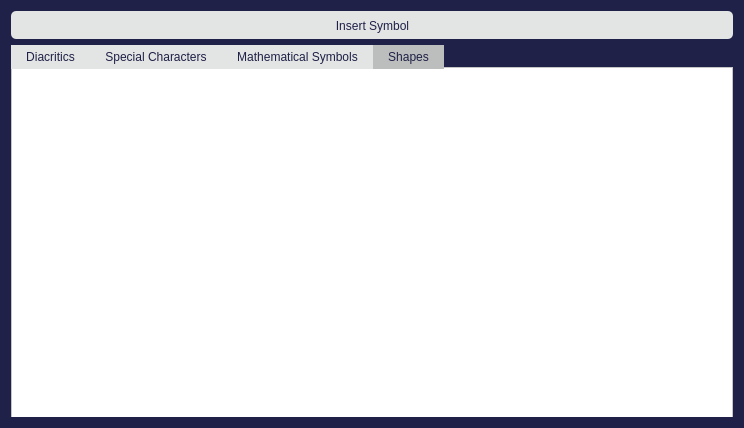
<?xml version="1.0" encoding="UTF-8"?>
<ui version="4.0">
 <class>SymbolsView</class>
 <widget class="QDialog" name="SymbolsView">
  <property name="geometry">
   <rect>
    <x>0</x>
    <y>0</y>
    <width>744</width>
    <height>428</height>
   </rect>
  </property>
  <property name="windowTitle">
   <string>Dialog</string>
  </property>
  <property name="styleSheet">
   <string notr="true">font: 11pt &quot;Work Sans&quot;;
background-color: rgb(32, 33, 72);</string>
  </property>
  <layout class="QVBoxLayout" name="verticalLayout_4">
   <item>
    <widget class="QPushButton" name="copyButton">
     <property name="styleSheet">
      <string notr="true">QPushButton{background-color:rgb(227, 228, 228);border:0px; color: rgb(32, 33, 72); height:26.96px; width: 113.5px; padding-top:1px; border-radius:4.8px; padding-left:1.3px; selection-color: rgb(32, 33, 72); selection-background-color: rgb(136, 138, 133);
} QPushButton:checked{background-color: rgb(136, 138, 133);} QPushButton:pressed {background-color: rgb(136, 138, 133);}</string>
     </property>
     <property name="text">
      <string>Insert Symbol</string>
     </property>
    </widget>
   </item>
   <item>
    <widget class="QTabWidget" name="tabWidget">
     <property name="styleSheet">
      <string notr="true">QTabBar::tab {
	border-radius: 0px;
	padding: 5px 15px;
	color: #1F2046;

}

QTabBar::tab:selected {
	background-color: #BCBDBD;
}

QTabBar::tab:!selected {
	background-color: #E3E4E4;
}

QTabWidget::pane {
	top: -1px;
	bottom: 0px;
	border: 0px solid #BCBDBD;
	padding: 0px;
	margin: -10px -9px -10px -9px;
}
QGraphicsView{background-color:white;}
QScrollBar:vertical { 
                                                border: none;
                                                background: white;
                                                width: 9.81px;
                                            }
QScrollBar::handle:vertical { 
                                                background-color:  rgba(1, 22, 51, 0.5);
                                                min-height: 273.41px;
														border: 0px solid red; 
														border-radius:4.905px;
														
                                            }
QScrollBar::add-line:vertical {       
                            height: 0px;
                            subcontrol-position: bottom; 
                            subcontrol-origin: margin; 
								
                        } 
QScrollBar::sub-line:vertical { 
                            height: 0 px; 
                            subcontrol-position: top; 
                            subcontrol-origin: margin; 
                        }

</string>
     </property>
     <property name="currentIndex">
      <number>3</number>
     </property>
     <widget class="QWidget" name="tab_1">
      <attribute name="title">
       <string>Diacritics</string>
      </attribute>
      <layout class="QVBoxLayout" name="verticalLayout_2">
       <item>
        <widget class="QTextEdit" name="Diacritics">
         <property name="enabled">
          <bool>true</bool>
         </property>
         <property name="font">
          <font>
           <family>Work Sans</family>
           <pointsize>-1</pointsize>
           <italic>false</italic>
           <bold>false</bold>
          </font>
         </property>
         <property name="styleSheet">
          <string notr="true">background-color: rgb(255, 255, 255); color: black;
font-size:30px;</string>
         </property>
         <property name="readOnly">
          <bool>true</bool>
         </property>
         <property name="html">
          <string>&lt;!DOCTYPE HTML PUBLIC &quot;-//W3C//DTD HTML 4.0//EN&quot; &quot;http://www.w3.org/TR/REC-html40/strict.dtd&quot;&gt;
&lt;html&gt;&lt;head&gt;&lt;meta name=&quot;qrichtext&quot; content=&quot;1&quot; /&gt;&lt;meta charset=&quot;utf-8&quot; /&gt;&lt;style type=&quot;text/css&quot;&gt;
p, li { white-space: pre-wrap; }
hr { height: 1px; border-width: 0; }
li.unchecked::marker { content: &quot;\2610&quot;; }
li.checked::marker { content: &quot;\2612&quot;; }
&lt;/style&gt;&lt;/head&gt;&lt;body style=&quot; font-family:'Work Sans'; font-size:30px; font-weight:400; font-style:normal;&quot;&gt;
&lt;p style=&quot;-qt-paragraph-type:empty; margin-top:0px; margin-bottom:0px; margin-left:0px; margin-right:0px; -qt-block-indent:0; text-indent:0px; font-family:'Shobhika'; font-size:16pt;&quot;&gt;&lt;br /&gt;&lt;/p&gt;
&lt;p style=&quot;-qt-paragraph-type:empty; margin-top:0px; margin-bottom:0px; margin-left:0px; margin-right:0px; -qt-block-indent:0; text-indent:0px; font-family:'Shobhika'; font-size:16pt;&quot;&gt;&lt;br /&gt;&lt;/p&gt;&lt;/body&gt;&lt;/html&gt;</string>
         </property>
        </widget>
       </item>
      </layout>
     </widget>
     <widget class="QWidget" name="tab_2">
      <attribute name="title">
       <string>Special Characters</string>
      </attribute>
      <layout class="QVBoxLayout" name="verticalLayout">
       <item>
        <widget class="QTextEdit" name="SpecialCharacters">
         <property name="font">
          <font>
           <family>Work Sans</family>
           <pointsize>-1</pointsize>
           <italic>false</italic>
           <bold>false</bold>
          </font>
         </property>
         <property name="styleSheet">
          <string notr="true">background-color: rgb(255, 255, 255); color: black; font-size:30px;</string>
         </property>
         <property name="readOnly">
          <bool>true</bool>
         </property>
         <property name="html">
          <string>&lt;!DOCTYPE HTML PUBLIC &quot;-//W3C//DTD HTML 4.0//EN&quot; &quot;http://www.w3.org/TR/REC-html40/strict.dtd&quot;&gt;
&lt;html&gt;&lt;head&gt;&lt;meta name=&quot;qrichtext&quot; content=&quot;1&quot; /&gt;&lt;meta charset=&quot;utf-8&quot; /&gt;&lt;style type=&quot;text/css&quot;&gt;
p, li { white-space: pre-wrap; }
hr { height: 1px; border-width: 0; }
li.unchecked::marker { content: &quot;\2610&quot;; }
li.checked::marker { content: &quot;\2612&quot;; }
&lt;/style&gt;&lt;/head&gt;&lt;body style=&quot; font-family:'Work Sans'; font-size:30px; font-weight:400; font-style:normal;&quot;&gt;
&lt;p style=&quot;-qt-paragraph-type:empty; margin-top:0px; margin-bottom:0px; margin-left:0px; margin-right:0px; -qt-block-indent:0; text-indent:0px; font-family:'Shobhika'; font-size:16pt;&quot;&gt;&lt;br /&gt;&lt;/p&gt;&lt;/body&gt;&lt;/html&gt;</string>
         </property>
        </widget>
       </item>
      </layout>
     </widget>
     <widget class="QWidget" name="tab_3">
      <attribute name="title">
       <string>Mathematical Symbols</string>
      </attribute>
      <layout class="QVBoxLayout" name="verticalLayout_3">
       <item>
        <widget class="QTextEdit" name="MathematicalSymbols">
         <property name="font">
          <font>
           <family>Work Sans</family>
           <pointsize>-1</pointsize>
           <italic>false</italic>
           <bold>false</bold>
           <kerning>false</kerning>
          </font>
         </property>
         <property name="styleSheet">
          <string notr="true">color: black; background-color: rgb(255, 255, 255); font-size: 30px;</string>
         </property>
         <property name="readOnly">
          <bool>true</bool>
         </property>
         <property name="html">
          <string>&lt;!DOCTYPE HTML PUBLIC &quot;-//W3C//DTD HTML 4.0//EN&quot; &quot;http://www.w3.org/TR/REC-html40/strict.dtd&quot;&gt;
&lt;html&gt;&lt;head&gt;&lt;meta name=&quot;qrichtext&quot; content=&quot;1&quot; /&gt;&lt;meta charset=&quot;utf-8&quot; /&gt;&lt;style type=&quot;text/css&quot;&gt;
p, li { white-space: pre-wrap; }
hr { height: 1px; border-width: 0; }
li.unchecked::marker { content: &quot;\2610&quot;; }
li.checked::marker { content: &quot;\2612&quot;; }
&lt;/style&gt;&lt;/head&gt;&lt;body style=&quot; font-family:'Work Sans'; font-size:30px; font-weight:400; font-style:normal;&quot;&gt;
&lt;p style=&quot;-qt-paragraph-type:empty; margin-top:12px; margin-bottom:12px; margin-left:0px; margin-right:0px; -qt-block-indent:0; text-indent:0px; font-family:'Shobhika'; font-size:16pt;&quot;&gt;&lt;br /&gt;&lt;/p&gt;&lt;/body&gt;&lt;/html&gt;</string>
         </property>
         <property name="acceptRichText">
          <bool>false</bool>
         </property>
         <property name="textInteractionFlags">
          <set>Qt::TextSelectableByMouse</set>
         </property>
        </widget>
       </item>
      </layout>
     </widget>
     <widget class="QWidget" name="tab_4">
      <attribute name="title">
       <string>Shapes</string>
      </attribute>
      <layout class="QHBoxLayout" name="horizontalLayout">
       <item>
        <widget class="QTextEdit" name="Shapes">
         <property name="styleSheet">
          <string notr="true">background-color: rgb(255, 255, 255); color: black;
font-size:30px;</string>
         </property>
         <property name="readOnly">
          <bool>true</bool>
         </property>
        </widget>
       </item>
      </layout>
     </widget>
    </widget>
   </item>
  </layout>
 </widget>
 <resources/>
 <connections/>
</ui>
